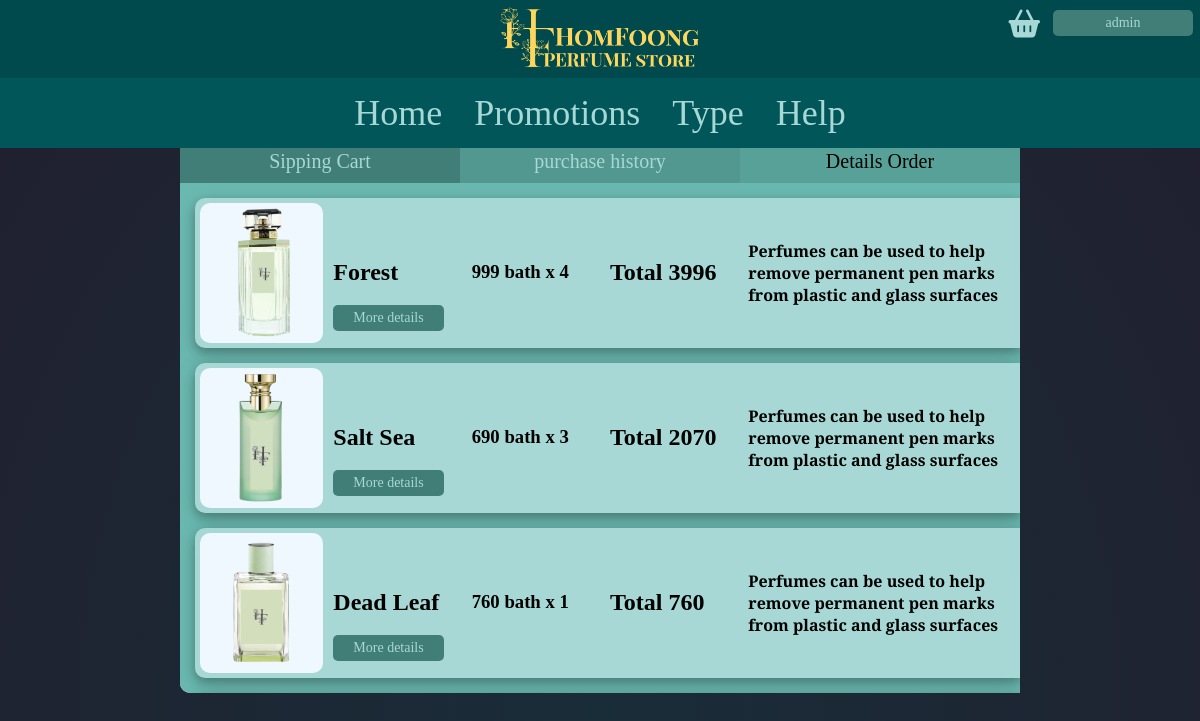
The app's page /detail_transaction/1e2baf80e599c4a65355 (signed in) with its own data.
### myapp/models.py (models this page shows, shortened)
class Order(models.Model):
    transaction = models.ForeignKey(Transaction, on_delete=models.CASCADE)
    product = models.ForeignKey(Product_list, on_delete=models.CASCADE)
    quantity = models.PositiveIntegerField(default=1)

class Product_list(models.Model):
    name = models.CharField(max_length=50)
    description = models.CharField(max_length=1000, null=True, blank=True)
    type_product = models.CharField(max_length=50)
    price = models.IntegerField()
    image=models.ImageField(upload_to='product_images')

### myapp/views.py (the view)
# urls.py: path('detail_transaction/<tran>', views.detail_transaction, name='detail_transaction'),
def detail_transaction(request, tran):
    user = request.user.customer
    tran = Transaction.objects.get(transaction=tran)
    list_product = Order.objects.filter(transaction_id=tran)
    total_price = []
    for i in list_product:
        total_price.append(i.quantity * i.product.price)
    print(total_price)
    list_product = zip(list_product ,total_price)
    context = {
        "items": list_product
    }
    return render(request, "list_order.html", context)

### myapp/templates/list_order.html (shortened to what this page needs)
{% load static %}
{% load crispy_forms_tags %}
<head>
    <link rel="stylesheet" type="text/css" href='{% static "css/cart.css" %}'>
    <link rel="stylesheet" href="https://cdnjs.cloudflare.com/ajax/libs/font-awesome/4.7.0/css/font-awesome.min.css">
</head>
<body>
    <div style="position: fixed; width: 100%; top: 0px;">
        <div class="logo">
            <img src="{% static 'media\logo.png' %}" width="200px">
            <div class="login">
                <a id="botton" class="fa-solid fa-basket-shopping"
                    style="font-size: 28; margin: 6px 3px; background: none;"></a>
                {% if user.is_authenticated %}
                <div class="dropdown">
                    <button class="dropbtn">{{user.username}}</button>
                </div>
                {% else %}
                <a id="botton" href="{% url 'customerregistration' %}">Sign up</a>
                <a id="botton" href="{% url 'customerlogin' %}">Sign in</a>
                {% endif %}
            </div>
        </div>
        <div class="navbar">
            <a href="{% url 'home' %}">Home</a>
            <a href="{% url 'promotions' %}">Promotions</a>
            <a href="{% url 'type' %}">Type</a>
            <a href="{% url 'help' %}">Help</a>
        </div>
    </div>
    <div class="con_select">
        <a href="{% url 'cart' %}">Sipping Cart</a>
        <a href="{% url 'transaction' %}" style="background-color: #529890;">purchase history</a>
        <a class="active">Details Order</a>
    </div>
    <div class="con">
        <div class="parent_main">
            <div class="div1_main">
                <div class="item_scroll">
                    {% for item, total in items %}
                    <div class="parent">
                        <div class="div1"><img src="{{item.product.image.url}}" class="image" style="height:100%"></div>
                        <div class="div2">
                            <h2 style="font-family: auto;    margin-top: 44px;">{{item.product.name}}</h2>
                            <a href="{% url 'photo' item.product.pk %}">More details</a>
                        </div>
                        <div class="div3">
                            <h3 style="margin-bottom: 20px;font-family: 'auto';">
                                {{item.product.price}} bath x {{item.quantity}}</h3>
                        </div>
                        <div class="div4">
                            <h2 style="margin-bottom: 20px;font-family: 'auto';">Total {{total}}</h2>
                        </div>
                        <div class="div5">
                            <h4>{{item.product.description}}</h4>
                        </div>
                    </div>
                    {% endfor %}
                </div>
            </div>
        </div>
    </div>
</body>
</html>

### myapp/static/css/cart.css (style rules this page uses)
* { font-family: 'Playfair Display SC', serif; }
::placeholder { color: #A7D8D5; opacity: 1; }
body { margin: 0; background: radial-gradient(ellipse at center, #192d38 0, #211f2f 100%); }
.dropbtn { float: left; display: block; color: #A7D8D5; background: #417E77; text-align: center; padding: 5px 7px; width: 140px; border: none; margin: 11px 3px; text-decoration: none; font-size: 14px; border-radius: 5px; }
.dropdown { position: relative; display: inline-block; }
.logo { overflow: hidden; background-color: #004A4D; display: flex; justify-content: center; }
.logo a[id=botton] { float: left; display: block; color: #A7D8D5; background: #417E77; text-align: center; padding: 5px 7px; margin: 11px 3px; text-decoration: none; font-size: 14px; border-radius: 5px; }
.navbar { overflow: hidden; background-color: #005659; display: flex; justify-content: center; top: 0; width: 100%; }
.navbar a { float: left; display: block; color: #A7D8D5; text-align: center; padding: 14px 16px; text-decoration: none; font-size: 3vmin; }
.login { display: flex; margin: 14px; position: fixed; right: -10px; top: -15px; }

### myapp/templates/list_order.html (style rules this page uses)
.con { display: flex; border-radius: 5px; margin: 0% 15%; border-radius: 10px; flex-direction: column; justify-content: flex-start; background-color: #E2E2E2; }
.image { position: relative; margin: auto; }
.parent_main { grid-template-columns: repeat(2, 1fr); grid-template-rows: 1fr; grid-column-gap: 5px; grid-row-gap: 0px; }
.div1_main { grid-area: 1 / 1 / 2 / 2; }
.parent { background-color: #A7D8D5; display: grid; box-shadow: 0 4px 8px 0 rgba(0, 0, 0, 0.2), 0 6px 20px 0 rgba(0, 0, 0, 0.19); grid-template-columns: repeat(6, 1fr); border-bottom-left-radius: 10px; border-top-left-radius: 10px; grid-template-rows: 1fr; grid-column-gap: 5px; grid-row-gap: 0px; margin-left: 15px; margin-top: 15px; height: 150px; }
.div1 { grid-area: 1 / 1 / 3 / 2; display: flex; justify-content: center; background-color: aliceblue; margin: 5px; border-radius: 10px; }
.div2 { grid-area: 1 / 2 / 2 / 3; position: relative; margin: auto; margin-left: 0px; margin-right: -100%; }
.div3 { grid-area: 1 / 3 / 2 / 3; position: relative; margin: auto; margin-left: 0px; margin-right: -100%; }
.div2 a { float: left; display: block; color: #A7D8D5; background: #417E77; text-align: center; padding: 5px 20px; text-decoration: none; font-size: 14px; border-radius: 5px; }
.item_scroll { background-color: #6ab9b0; border-bottom-left-radius: 10px; height: 510px; overflow: auto; }
.div4 { grid-area: 1 / 4 / 2 / 5; position: relative; margin: auto; margin-left: 0px; margin-right: -100%; }
.div5 { grid-area: 1 / 5 / 2 / 5; position: relative; margin: auto; margin-left: 0px; margin-right: -100%; }
.con_select { display: flex; margin: 0% 15%; border-radius: 10px; padding-bottom: 20px; max-width: 100%; justify-content: space-around; margin-top: 140px; margin-bottom: -20px; background-color: #417e77; }
.con_select a { float: left; display: block; color: #A7D8D5; background: #417E77; text-align: center; padding: 10px; width: 100%; text-decoration: none; font-size: 20px; }
.con_select a.active { background: #58a199; color: #000000; }

### records on screen
Order: product.image (picture), product.name "Forest", product.price "999", quantity "4", total "3996", product.description "Perfumes can be used to help remove permanent pen marks from plastic and glass surfaces"
Order: product.image (picture), product.name "Salt Sea", product.price "690", quantity "3", total "2070", product.description "Perfumes can be used to help remove permanent pen marks from plastic and glass surfaces"
Order: product.image (picture), product.name "Dead Leaf", product.price "760", quantity "1", total "760", product.description "Perfumes can be used to help remove permanent pen marks from plastic and glass surfaces"

### other values on screen
{{ user.username }} "admin"
